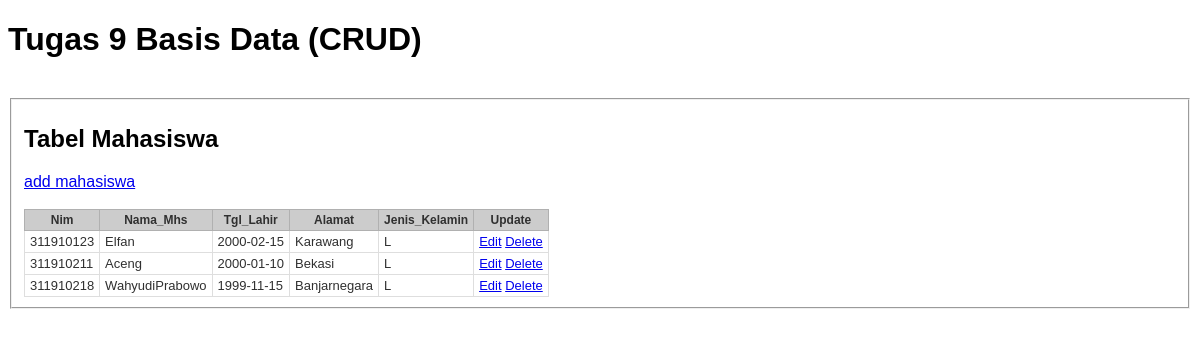
The page / on the database its author committed.
### tables this page shows
CREATE TABLE `mahasiswa` (
  `Nim` varchar(9) NOT NULL DEFAULT '',
  `Nama_Mhs` varchar(25) NOT NULL,
  `Tgl_Lahir` date DEFAULT NULL,
  `Alamat` varchar(50) NOT NULL,
  `Jenis_Kelamin` varchar(2) NOT NULL DEFAULT '',
  PRIMARY KEY (`Nim`)
);

### index.php (the view, shortened to what this page needs)
<?php
include("koneksi.php");
$sql = 'SELECT * FROM mahasiswa';
$result = mysqli_query($mysqli, $sql);
?>
<!DOCTYPE html>
<html lang="en">
<head>
    <link rel="stylesheet" type="text/css" href="style.css">
</head>
<body>
    <div class="container">
        <header>
            <h1>Tugas 9 Basis Data (CRUD)</h1>
        </header>
    <br>
            <fieldset>
        <h2>Tabel Mahasiswa</h2>
        <a href="add.php">add mahasiswa</a>
        <br><br>
            <div class="main">
            <table>
                <tr>
                    <th>Nim</th>
                    <th>Nama_Mhs</th>
                    <th>Tgl_Lahir</th>
                    <th>Alamat</th>
                    <th>Jenis_Kelamin</th>
                    <th>Update</th>
                </tr>
                <?php if($result): ?>
                <?php while($row = mysqli_fetch_array($result)): ?>
                <tr>
                    <td><?= $row['Nim'];?></td>
                    <td><?= $row['Nama_Mhs'];?></td>
                    <td><?= $row['Tgl_Lahir'];?></td>
                    <td><?= $row['Alamat'];?></td>
                    <td><?= $row['Jenis_Kelamin'];?></td>
                    <td>
                        <a href="edit.php?Nim=<?php echo $row['Nim']; ?>">Edit</a>
                        <a href="delete.php?Nim=<?php echo $row['Nim']; ?>">Delete</a>
                    </td>
                </tr>
                <?php endwhile; else: ?>
                <tr>
                    <td colspan="7">Belum ada data</td>
                </tr>
                <?php endif; ?>
            </table>
            </div>
            </fieldset>
            </div>
</body>
</html>

### style.css (style rules this page uses)
body { font-family:tahoma, arial }
table { border-collapse: collapse }
th, td { font-size: 13px; border: 1px solid #DEDEDE; padding: 3px 5px; color: #303030 }
th { background: #CCCCCC; font-size: 12px; border-color:#B0B0B0 }

### rows shown on the page
mahasiswa: Nim "311910123", Nama_Mhs "Elfan", Tgl_Lahir "2000-02-15", Alamat "Karawang", Jenis_Kelamin "L"
mahasiswa: Nim "311910211", Nama_Mhs "Aceng", Tgl_Lahir "2000-01-10", Alamat "Bekasi", Jenis_Kelamin "L"
mahasiswa: Nim "311910218", Nama_Mhs "WahyudiPrabowo", Tgl_Lahir "1999-11-15", Alamat "Banjarnegara", Jenis_Kelamin "L"
